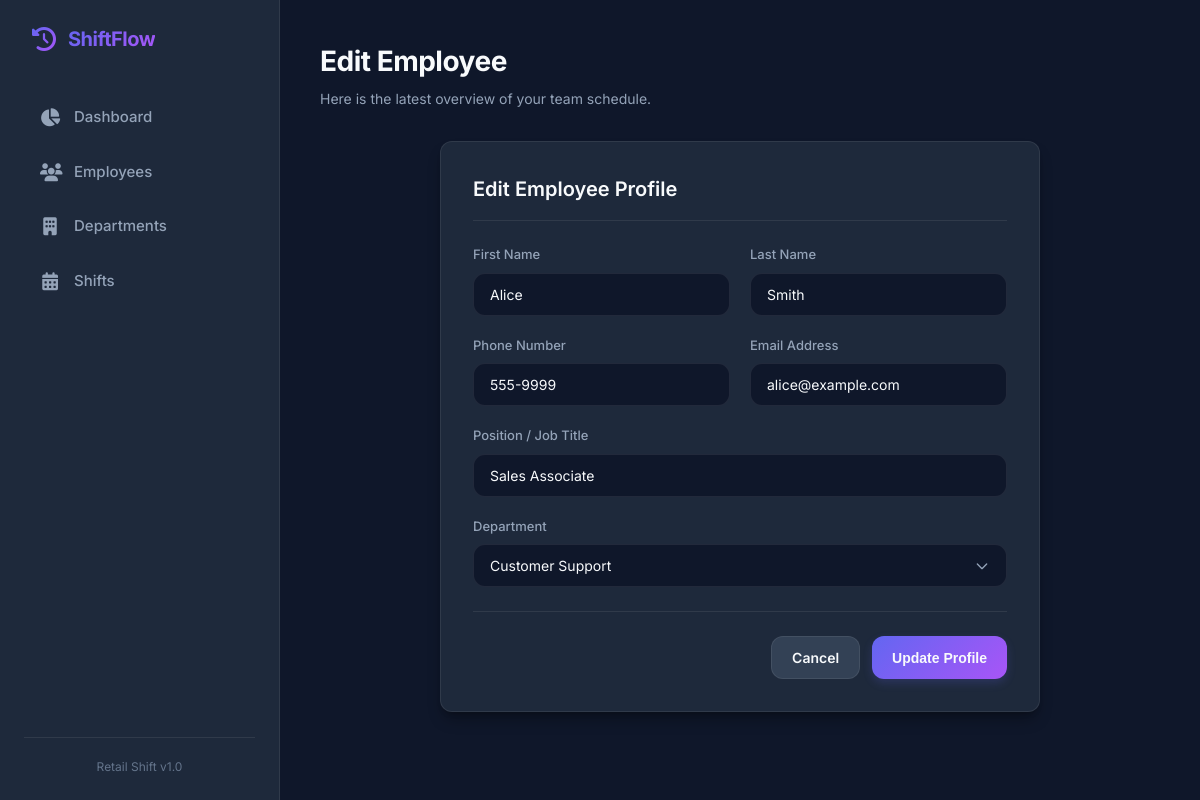
Screenshot of /edit_employee/1 with the database file from the repository.
### tables this page shows
CREATE TABLE employees(

        employee_id INTEGER PRIMARY KEY AUTOINCREMENT,

        first_name TEXT NOT NULL,

        last_name TEXT NOT NULL,

        phone TEXT,

        email TEXT,

        position TEXT

    , department_id INTEGER REFERENCES departments(department_id));

CREATE TABLE departments(
        department_id INTEGER PRIMARY KEY AUTOINCREMENT,
        name TEXT NOT NULL UNIQUE,
        description TEXT,
        required_employees_per_day REAL NOT NULL
    );

### app.py (the view, shortened to what this page needs)
@app.route("/edit_employee/<int:id>", methods=["GET", "POST"])
def edit_employee(id):
    conn = db()
    employee = conn.execute("SELECT * FROM employees WHERE employee_id=?", (id,)).fetchone()
    depts = conn.execute("SELECT * FROM departments").fetchall()
    return render_template("edit_employee.html", employee=employee, departments=depts)

### app.py (called while the page is built)
def db():
    conn = sqlite3.connect(
        "retail_shift_management.db"
    )
    conn.row_factory = sqlite3.Row
    return conn

### templates/edit_employee.html (shortened to what this page needs)
{% extends "base.html" %}
{% block header_title %}Edit Employee{% endblock %}
{% block content %}
<div class="card" style="max-width: 600px; margin: 0 auto;">
    <div class="card-header">
        <h3>Edit Employee Profile</h3>
    </div>
    <form method="POST">
        <div class="form-grid">
            <div class="form-group">
                <label class="form-label" for="first_name">First Name</label>
                <input class="form-control" name="first_name" id="first_name" value="{{ employee.first_name }}" required>
            </div>
            <div class="form-group">
                <label class="form-label" for="last_name">Last Name</label>
                <input class="form-control" name="last_name" id="last_name" value="{{ employee.last_name }}" required>
            </div>
            <div class="form-group">
                <label class="form-label" for="phone">Phone Number</label>
                <input class="form-control" name="phone" id="phone" value="{{ employee.phone }}">
            </div>
            <div class="form-group">
                <label class="form-label" for="email">Email Address</label>
                <input class="form-control" type="email" name="email" id="email" value="{{ employee.email }}">
            </div>
            <div class="form-group form-group-full">
                <label class="form-label" for="position">Position / Job Title</label>
                <input class="form-control" name="position" id="position" value="{{ employee.position }}" required>
            </div>
            <div class="form-group form-group-full">
                <label class="form-label" for="department_id">Department</label>
                <select class="form-control" name="department_id" id="department_id">
                    {% for dept in departments %}
                    <option value="{{ dept.department_id }}" {% if employee.department_id == dept.department_id %}selected{% endif %}>{{ dept.name }}</option>
                    {% endfor %}
                </select>
            </div>
        </div>
        <div class="form-actions">
            <a href="/employees" class="btn btn-secondary">Cancel</a>
            <button type="submit" class="btn btn-primary">Update Profile</button>
        </div>
    </form>
</div>
{% endblock %}

### static/style.css (style rules this page uses)
:root { --bg-primary: #0f172a; --bg-secondary: #1e293b; --bg-tertiary: #334155; --text-primary: #f8fafc; --text-secondary: #94a3b8; --text-muted: #64748b; --primary: #6366f1; --primary-hover: #4f46e5; --primary-gradient: linear-gradient(135deg, #6366f1 0%, #a855f7 100%); --accent: #f43f5e; --accent-hover: #e11d48; --success: #10b981; --border-color: rgba(255, 255, 255, 0.08); --card-shadow: 0 10px 15px -3px rgba(0, 0, 0, 0.3), 0 4px 6px -4px rgba(0, 0, 0, 0.3); --border-radius: 12px; --transition: all 0.25s cubic-bezier(0.4, 0, 0.2, 1); }
* { margin: 0; padding: 0; box-sizing: border-box; }
body { font-family: 'Inter', -apple-system, BlinkMacSystemFont, "Segoe UI", Roboto, sans-serif; background-color: var(--bg-primary); color: var(--text-primary); line-height: 1.5; overflow-x: hidden; }
.btn { display: inline-flex; align-items: center; justify-content: center; gap: 8px; padding: 10px 20px; font-size: 14px; font-weight: 600; border-radius: var(--border-radius); border: none; cursor: pointer; text-decoration: none; transition: var(--transition); }
.btn-primary { background: var(--primary-gradient); color: var(--text-primary); box-shadow: 0 4px 10px rgba(99, 102, 241, 0.2); }
.btn-secondary { background-color: var(--bg-tertiary); color: var(--text-primary); border: 1px solid var(--border-color); }
.card { background-color: var(--bg-secondary); border: 1px solid var(--border-color); border-radius: var(--border-radius); padding: 32px; box-shadow: var(--card-shadow); }
.card-header { margin-bottom: 24px; border-bottom: 1px solid var(--border-color); padding-bottom: 16px; }
.card-header h3 { font-size: 20px; font-weight: 600; }
.form-grid { display: grid; grid-template-columns: repeat(auto-fit, minmax(220px, 1fr)); gap: 20px; margin-bottom: 24px; }
.form-group { display: flex; flex-direction: column; gap: 8px; }
.form-group-full { grid-column: 1 / -1; }
.form-label { font-size: 13px; font-weight: 500; color: var(--text-secondary); }
.form-control { background-color: var(--bg-primary); border: 1px solid var(--border-color); color: var(--text-primary); padding: 12px 16px; border-radius: var(--border-radius); font-family: inherit; font-size: 14px; width: 100%; transition: var(--transition); }
.form-control::placeholder { color: var(--text-muted); }
select.form-control { appearance: none; background-repeat: no-repeat; background-position: right 16px center; background-size: 16px; padding-right: 40px; }
.form-actions { display: flex; justify-content: flex-end; gap: 12px; margin-top: 12px; border-top: 1px solid var(--border-color); padding-top: 24px; }

### rows the page displays
employees: first_name "Alice", last_name "Smith", phone "555-9999", email "alice@example.com", position "Sales Associate", department_id "Customer Support"
